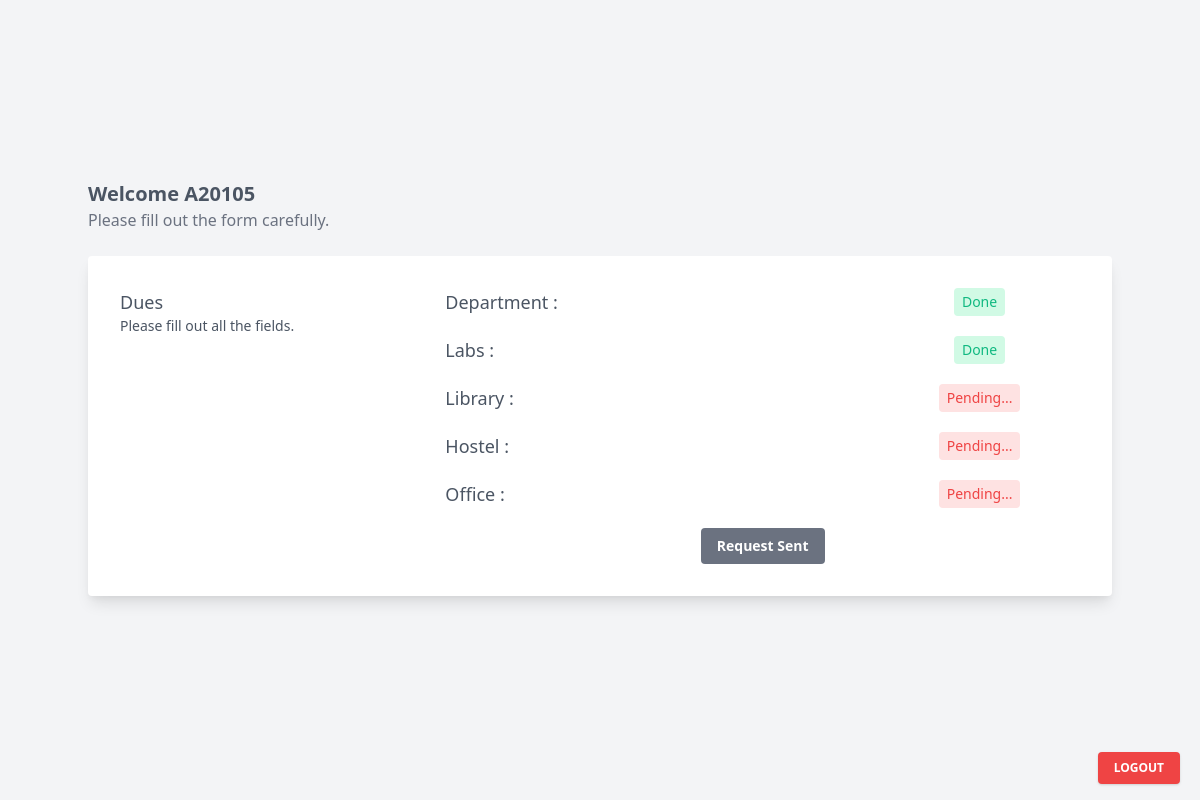
The page /student/ (signed in) on the database as committed earlier.
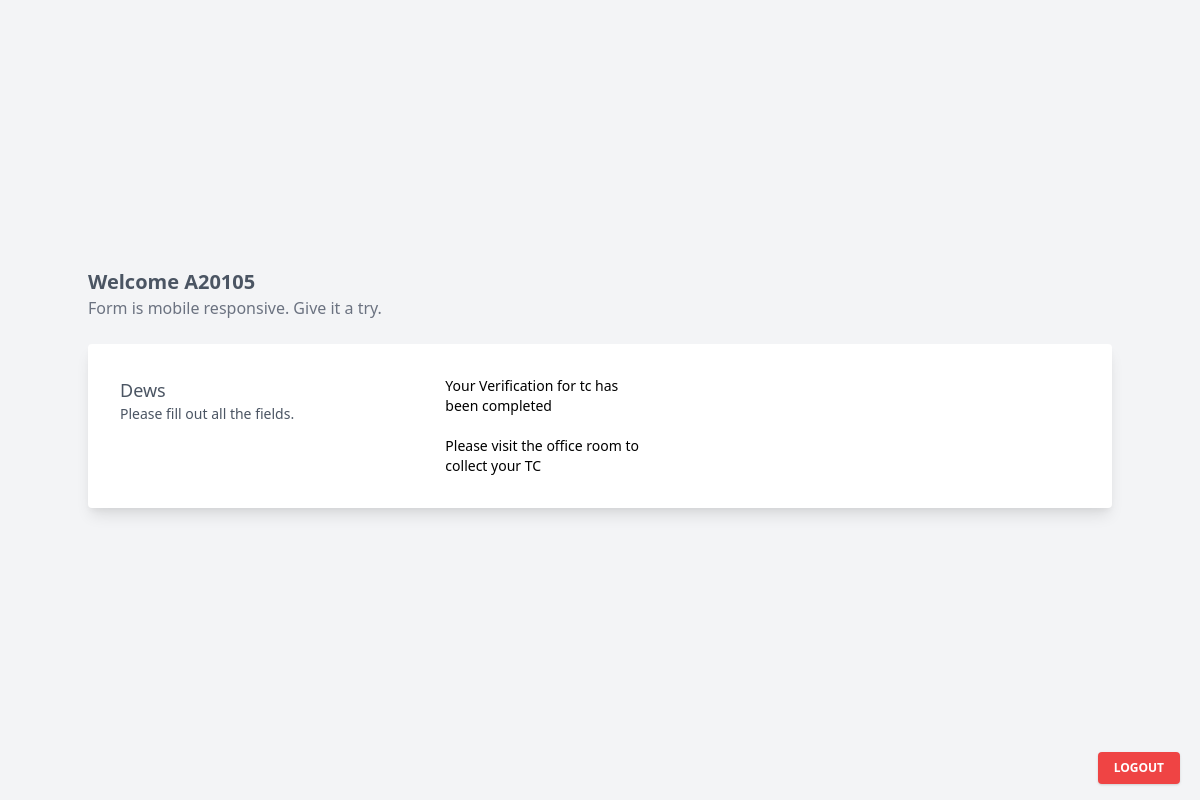
The same page on the database as committed later.
### app/models.py (models this page shows)
class Student (models.Model):
    Roll_No = models.CharField(max_length=20, default=None, null=True)
    Reg_No = models.CharField(max_length=20, default=None, null=True, blank=True)
    Name = models.CharField(max_length=30, default=None, null=True, blank=True)
    DOB = models.DateField(default=None, null=True, blank=True)
    Phone = models.CharField(max_length=10, default=None, null=True, blank=True)
    Dept = models.CharField(max_length=20, default=None, null=True, blank=True)
    Email = models.EmailField(default=None, null=True, blank=True)
    Father_Name = models.CharField(max_length=20, default=None, null=True, blank=True)
    Address = models.CharField(max_length=100, default=None, null=True, blank=True)
    Nationality = models.CharField(max_length=15, default=None, null=True, blank=True)
    Religion = models.CharField(max_length=10, default=None, null=True, blank=True)
    Caste_Community = models.CharField(max_length=5, default=None, null=True, blank=True)
    Date_Of_Admission = models.DateField(default=None, null=True, blank=True)
    Date_Of_Leaving = models.DateField(default=None, null=True, blank=True)
    Purpose_Of_TC = models.CharField(max_length=50, default=None, null=True, blank=True)
    Conduct = models.CharField(max_length=10, default=None, null=True, blank=True)
    Due_Department = models.BooleanField(default=False, null=True, blank=True)
    Due_Library = models.BooleanField(default=False, null=True, blank=True)
    Due_Hostel = models.BooleanField(default=False, null=True, blank=True)
    Due_Office = models.BooleanField(default=False, null=True, blank=True)
    Due_Labs = models.BooleanField(default=False, null=True, blank=True)
    Applied = models.BooleanField(default=False, null=True, blank=True)

### app/views.py (the view, shortened to what this page needs)
# urls.py: path('student/',views.student, name='student'),
def student(request):
    if request.user.is_authenticated and request.user.is_student:
        form1 = UpdateStudent(request.POST or None)
        form2 = MakeRequest(request.POST or None)
        student = Student.objects.get(Roll_No=request.user.username)
        if Requests.objects.filter(Roll_No=request.user.username).exists():
            Req = Requests.objects.get(Roll_No=student.Roll_No)
        else :
            Req = None
        return render(request,'Student_home.html', {'student':student, 'req':Req, 'form1':form1, 'form2':form2})
    else:
        return redirect('index')

### templates/Student_home.html (shortened to what the changed rows need)
{% extends 'base.html' %}
{% block content %}
<div class="min-h-screen p-6 bg-gray-100 flex items-center justify-center">
    <div class="container max-w-screen-lg mx-auto">
        {% if student.Due_Department is False or student.Due_Library is False or student.Due_Hostel is False or student.Due_Office is False or student.Due_Labs is False %}
        <form action="" method="post">
            <div>
                <h2 class="font-semibold text-xl text-gray-600">Welcome {{student.Roll_No}}</h2>
                <p class="text-gray-500 mb-6">Please fill out the form carefully.</p>
                <div class="bg-white rounded shadow-lg p-4 px-4 md:p-8 mb-6">
                    <div class="grid gap-4 gap-y-2 text-sm grid-cols-1 lg:grid-cols-3">
                        <div class="text-gray-600">
                            <p class="font-medium text-lg">Dues</p>
                            <p>Please fill out all the fields.</p>
                        </div>
                        <div class="lg:col-span-2">
                            <div class="grid gap-4 gap-y-5 text-sm grid-cols-1 md:grid-cols-3 ">
                                <div class="md:col-span-2 flex items-center justify-left">
                                    <label for="address" class="text-lg font-medium text-gray-600">Department :</label>
                                </div>
                                <div class="md:col-span-1 flex items-center justify-center">
                                    {% if student.Due_Department is False%}
                                    <span
                                        class="text-sm font-medium bg-red-100 py-1 px-2 rounded text-red-500 align-middle">Pending...</span>
                                    {% else %}
                                    <span
                                        class="text-sm font-medium bg-green-100 py-1 px-2 rounded text-green-500 align-middle">Done</span>
                                    {% endif %}
                                </div>
                                <div class="md:col-span-2 flex items-center justify-left">
                                    <label for="address" class="text-lg font-medium text-gray-600">Labs :</label>
                                </div>
                                <div class="md:col-span-1 flex items-center justify-center">
                                    {% if student.Due_Labs is False%}
                                    <span
                                        class="text-sm font-medium bg-red-100 py-1 px-2 rounded text-red-500 align-middle">Pending...</span>
                                    {% else %}
                                    <span
                                        class="text-sm font-medium bg-green-100 py-1 px-2 rounded text-green-500 align-middle">Done</span>
                                    {% endif %}
                                </div>
                                <div class="md:col-span-2 flex items-center justify-left">
                                    <label for="address" class="text-lg font-medium text-gray-600">Library :</label>
                                </div>
                                <div class="md:col-span-1 flex items-center justify-center">
                                    {% if student.Due_Library is False%}
                                    <span
                                        class="text-sm font-medium bg-red-100 py-1 px-2 rounded text-red-500 align-middle">Pending...</span>
                                    {% else %}
                                    <span
                                        class="text-sm font-medium bg-green-100 py-1 px-2 rounded text-green-500 align-middle">Done</span>
                                    {% endif %}
                                </div>
                                <div class="md:col-span-2 flex items-center justify-left">
                                    <label for="address" class="text-lg font-medium text-gray-600">Hostel :</label>
                                </div>
                                <div class="md:col-span-1 flex items-center justify-center">
                                    {% if student.Due_Hostel is False%}
                                    <span
                                        class="text-sm font-medium bg-red-100 py-1 px-2 rounded text-red-500 align-middle">Pending...</span>
                                    {% else %}
                                    <span
                                        class="text-sm font-medium bg-green-100 py-1 px-2 rounded text-green-500 align-middle">Done</span>
                                    {% endif %}
                                </div>
                                <div class="md:col-span-2 flex items-center justify-left">
                                    <label for="address" class="text-lg font-medium text-gray-600">Office :</label>
                                </div>
                                <div class="md:col-span-1 flex items-center justify-center">
                                    {% if student.Due_Office is False%}
                                    <span
                                        class="text-sm font-medium bg-red-100 py-1 px-2 rounded text-red-500 align-middle">Pending...</span>
                                    {% else %}
                                    <span
                                        class="text-sm font-medium bg-green-100 py-1 px-2 rounded text-green-500 align-middle">Done</span>
                                    {% endif %}
                                </div>
                                <div class="md:col-span-3 text-right flex items-center justify-center">
                                    <div class="inline-flex items-end">
                                        {% if req.Roll_No == student.Roll_No %}
                                        <button class="bg-gray-500 text-white font-bold py-2 px-4 rounded">Request
                                            Sent</button>
                                        {% else %}
                                        {{form2.confirmation}}
                                        <button type="submit"
                                            class="bg-blue-500 hover:bg-blue-700 text-white font-bold py-2 px-4 rounded">Request</button>
                                        {% endif %}
                                    </div>
                                </div>
                            </div>
                        </div>
                    </div>
                </div>
            </div>
        </form>
        {% endif %}
        {% if student.Due_Department is True and student.Due_Library is True and student.Due_Hostel is True and student.Due_Office is True and student.Due_Labs is True and student.Purpose_Of_TC is not None %}
        <div>
            <h2 class="font-semibold text-xl text-gray-600">Welcome {{student.Roll_No}}</h2>
            <p class="text-gray-500 mb-6">Form is mobile responsive. Give it a try.</p>
            <div class="bg-white rounded shadow-lg p-4 px-4 md:p-8 mb-6">
                <div class="grid gap-4 gap-y-2 text-sm grid-cols-1 lg:grid-cols-3">
                    <div class="text-gray-600">
                        <p class="font-medium text-lg">Dews</p>
                        <p>Please fill out all the fields.</p>
                    </div>
                    <div class="lg:col-span-2">
                        <div class="grid gap-4 gap-y-5 text-sm grid-cols-1 md:grid-cols-3 ">
                            <h1>Your Verification for tc has been completed <br><br> Please visit the office room to collect your TC</h1>
                            <h1></h1>
                        </div>
                    </div>
                </div>
            </div>
        </div>
        {% endif %}
    </div>
</div>
{% endblock %}

Rows that differ between the two databases and show on the page:
changed Student: Due_Library False → True (drawn)
Other text that changed with them:
text no longer shown: "Please fill out the form carefully. Dues Department : Done Labs : Done Library : Pending... Hostel : Pending... Office : Pending... Request Sent"
text now shown: "Form is mobile responsive. Give it a try. Dews Your Verification for tc has been completed Please visit the office room to collect your TC"
